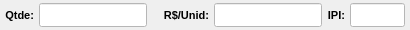
              <widget class="QWidget" name="widget_30" native="true">
               <property name="minimumSize">
                <size>
                 <width>0</width>
                 <height>0</height>
                </size>
               </property>
               <property name="maximumSize">
                <size>
                 <width>16777215</width>
                 <height>30</height>
                </size>
               </property>
               <property name="font">
                <font>
                 <pointsize>8</pointsize>
                </font>
               </property>
               <layout class="QHBoxLayout" name="horizontalLayout_28">
                <property name="spacing">
                 <number>5</number>
                </property>
                <property name="leftMargin">
                 <number>5</number>
                </property>
                <property name="topMargin">
                 <number>3</number>
                </property>
                <property name="rightMargin">
                 <number>5</number>
                </property>
                <property name="bottomMargin">
                 <number>3</number>
                </property>
                <item>
                 <widget class="QLabel" name="label_41">
                  <property name="minimumSize">
                   <size>
                    <width>0</width>
                    <height>0</height>
                   </size>
                  </property>
                  <property name="maximumSize">
                   <size>
                    <width>60</width>
                    <height>16777215</height>
                   </size>
                  </property>
                  <property name="font">
                   <font>
                    <pointsize>8</pointsize>
                    <weight>75</weight>
                    <bold>true</bold>
                   </font>
                  </property>
                  <property name="text">
                   <string>Qtde:</string>
                  </property>
                  <property name="alignment">
                   <set>Qt::AlignRight|Qt::AlignTrailing|Qt::AlignVCenter</set>
                  </property>
                 </widget>
                </item>
                <item>
                 <widget class="QLineEdit" name="line_Qtde">
                  <property name="sizePolicy">
                   <sizepolicy hsizetype="Preferred" vsizetype="Preferred">
                    <horstretch>0</horstretch>
                    <verstretch>0</verstretch>
                   </sizepolicy>
                  </property>
                  <property name="minimumSize">
                   <size>
                    <width>0</width>
                    <height>0</height>
                   </size>
                  </property>
                  <property name="maximumSize">
                   <size>
                    <width>16777215</width>
                    <height>16777215</height>
                   </size>
                  </property>
                  <property name="font">
                   <font>
                    <pointsize>8</pointsize>
                   </font>
                  </property>
                  <property name="cursor">
                   <cursorShape>IBeamCursor</cursorShape>
                  </property>
                  <property name="styleSheet">
                   <string notr="true">background-color: rgb(255, 255, 255);</string>
                  </property>
                  <property name="inputMask">
                   <string/>
                  </property>
                  <property name="text">
                   <string/>
                  </property>
                  <property name="frame">
                   <bool>true</bool>
                  </property>
                  <property name="echoMode">
                   <enum>QLineEdit::Normal</enum>
                  </property>
                  <property name="alignment">
                   <set>Qt::AlignCenter</set>
                  </property>
                 </widget>
                </item>
                <item>
                 <widget class="QLabel" name="label_32">
                  <property name="font">
                   <font>
                    <pointsize>8</pointsize>
                   </font>
                  </property>
                  <property name="text">
                   <string/>
                  </property>
                 </widget>
                </item>
                <item>
                 <widget class="QLabel" name="label_42">
                  <property name="minimumSize">
                   <size>
                    <width>0</width>
                    <height>0</height>
                   </size>
                  </property>
                  <property name="maximumSize">
                   <size>
                    <width>60</width>
                    <height>16777215</height>
                   </size>
                  </property>
                  <property name="font">
                   <font>
                    <pointsize>8</pointsize>
                    <weight>75</weight>
                    <bold>true</bold>
                   </font>
                  </property>
                  <property name="text">
                   <string>R$/Unid:</string>
                  </property>
                  <property name="alignment">
                   <set>Qt::AlignRight|Qt::AlignTrailing|Qt::AlignVCenter</set>
                  </property>
                 </widget>
                </item>
                <item>
                 <widget class="QLineEdit" name="line_Unit">
                  <property name="sizePolicy">
                   <sizepolicy hsizetype="Preferred" vsizetype="Preferred">
                    <horstretch>0</horstretch>
                    <verstretch>0</verstretch>
                   </sizepolicy>
                  </property>
                  <property name="minimumSize">
                   <size>
                    <width>0</width>
                    <height>0</height>
                   </size>
                  </property>
                  <property name="maximumSize">
                   <size>
                    <width>110</width>
                    <height>16777215</height>
                   </size>
                  </property>
                  <property name="font">
                   <font>
                    <pointsize>8</pointsize>
                   </font>
                  </property>
                  <property name="cursor">
                   <cursorShape>IBeamCursor</cursorShape>
                  </property>
                  <property name="styleSheet">
                   <string notr="true">background-color: rgb(255, 255, 255);</string>
                  </property>
                  <property name="inputMask">
                   <string/>
                  </property>
                  <property name="text">
                   <string/>
                  </property>
                  <property name="maxLength">
                   <number>30</number>
                  </property>
                  <property name="frame">
                   <bool>true</bool>
                  </property>
                  <property name="echoMode">
                   <enum>QLineEdit::Normal</enum>
                  </property>
                  <property name="alignment">
                   <set>Qt::AlignCenter</set>
                  </property>
                 </widget>
                </item>
                <item>
                 <widget class="QLabel" name="label_65">
                  <property name="minimumSize">
                   <size>
                    <width>0</width>
                    <height>0</height>
                   </size>
                  </property>
                  <property name="maximumSize">
                   <size>
                    <width>60</width>
                    <height>16777215</height>
                   </size>
                  </property>
                  <property name="font">
                   <font>
                    <pointsize>8</pointsize>
                    <weight>75</weight>
                    <bold>true</bold>
                   </font>
                  </property>
                  <property name="text">
                   <string>IPI:</string>
                  </property>
                  <property name="alignment">
                   <set>Qt::AlignRight|Qt::AlignTrailing|Qt::AlignVCenter</set>
                  </property>
                 </widget>
                </item>
                <item>
                 <widget class="QLineEdit" name="line_Ipi">
                  <property name="sizePolicy">
                   <sizepolicy hsizetype="Preferred" vsizetype="Preferred">
                    <horstretch>0</horstretch>
                    <verstretch>0</verstretch>
                   </sizepolicy>
                  </property>
                  <property name="minimumSize">
                   <size>
                    <width>0</width>
                    <height>0</height>
                   </size>
                  </property>
                  <property name="maximumSize">
                   <size>
                    <width>55</width>
                    <height>16777215</height>
                   </size>
                  </property>
                  <property name="font">
                   <font>
                    <pointsize>8</pointsize>
                   </font>
                  </property>
                  <property name="styleSheet">
                   <string notr="true">background-color: rgb(255, 255, 255);</string>
                  </property>
                  <property name="alignment">
                   <set>Qt::AlignCenter</set>
                  </property>
                 </widget>
                </item>
               </layout>
              </widget>
